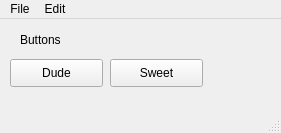
<?xml version="1.0" encoding="UTF-8"?>
<ui version="4.0">
 <class>MainWindow</class>
 <widget class="QMainWindow" name="MainWindow">
  <property name="geometry">
   <rect>
    <x>0</x>
    <y>0</y>
    <width>281</width>
    <height>133</height>
   </rect>
  </property>
  <property name="windowTitle">
   <string>MainWindow</string>
  </property>
  <widget class="QWidget" name="centralwidget">
   <widget class="QLabel" name="label">
    <property name="geometry">
     <rect>
      <x>20</x>
      <y>10</y>
      <width>171</width>
      <height>21</height>
     </rect>
    </property>
    <property name="text">
     <string>Buttons</string>
    </property>
   </widget>
   <widget class="QPushButton" name="dude">
    <property name="geometry">
     <rect>
      <x>10</x>
      <y>40</y>
      <width>93</width>
      <height>28</height>
     </rect>
    </property>
    <property name="text">
     <string>Dude</string>
    </property>
   </widget>
   <widget class="QPushButton" name="sweet">
    <property name="geometry">
     <rect>
      <x>110</x>
      <y>40</y>
      <width>93</width>
      <height>28</height>
     </rect>
    </property>
    <property name="text">
     <string>Sweet</string>
    </property>
   </widget>
  </widget>
  <widget class="QMenuBar" name="menubar">
   <property name="geometry">
    <rect>
     <x>0</x>
     <y>0</y>
     <width>281</width>
     <height>26</height>
    </rect>
   </property>
   <widget class="QMenu" name="menuFile">
    <property name="title">
     <string>File</string>
    </property>
    <addaction name="actionOpen"/>
    <addaction name="actionSave"/>
    <addaction name="actionSave_as"/>
    <addaction name="separator"/>
    <addaction name="actionExit"/>
   </widget>
   <widget class="QMenu" name="menuEdit">
    <property name="title">
     <string>Edit</string>
    </property>
    <widget class="QMenu" name="menuTools">
     <property name="title">
      <string>Tools</string>
     </property>
     <addaction name="actionTool_1"/>
     <addaction name="actionTool_2"/>
     <addaction name="actionTool_3"/>
    </widget>
    <addaction name="menuTools"/>
    <addaction name="actionUndo"/>
   </widget>
   <addaction name="menuFile"/>
   <addaction name="menuEdit"/>
  </widget>
  <widget class="QStatusBar" name="statusbar"/>
  <action name="actionOpen">
   <property name="text">
    <string>Open</string>
   </property>
  </action>
  <action name="actionSave">
   <property name="text">
    <string>Save</string>
   </property>
  </action>
  <action name="actionSave_as">
   <property name="text">
    <string>Save as..</string>
   </property>
  </action>
  <action name="actionExit">
   <property name="text">
    <string>Exit</string>
   </property>
  </action>
  <action name="actionUndo">
   <property name="text">
    <string>Undo</string>
   </property>
  </action>
  <action name="actionTool_1">
   <property name="text">
    <string>Tool 1</string>
   </property>
  </action>
  <action name="actionTool_2">
   <property name="text">
    <string>Tool 2</string>
   </property>
  </action>
  <action name="actionTool_3">
   <property name="text">
    <string>Tool 3</string>
   </property>
  </action>
 </widget>
 <resources/>
 <connections/>
</ui>
